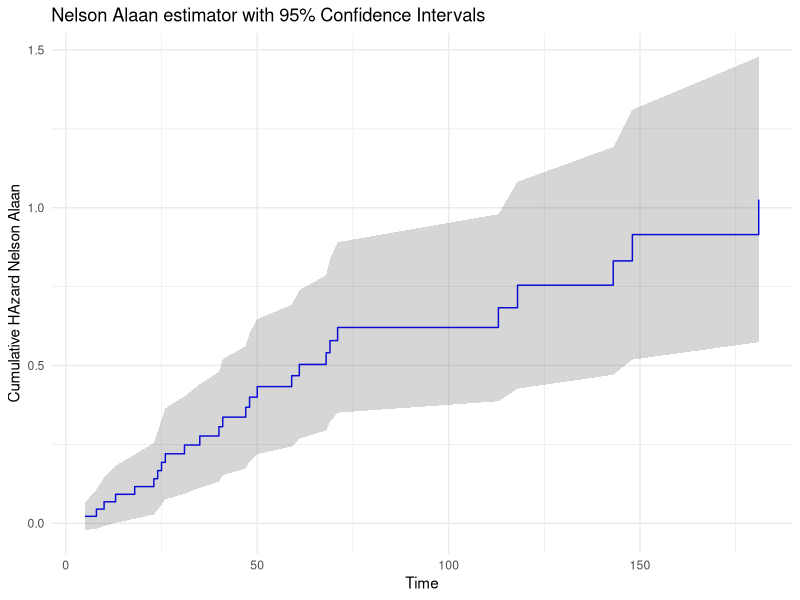
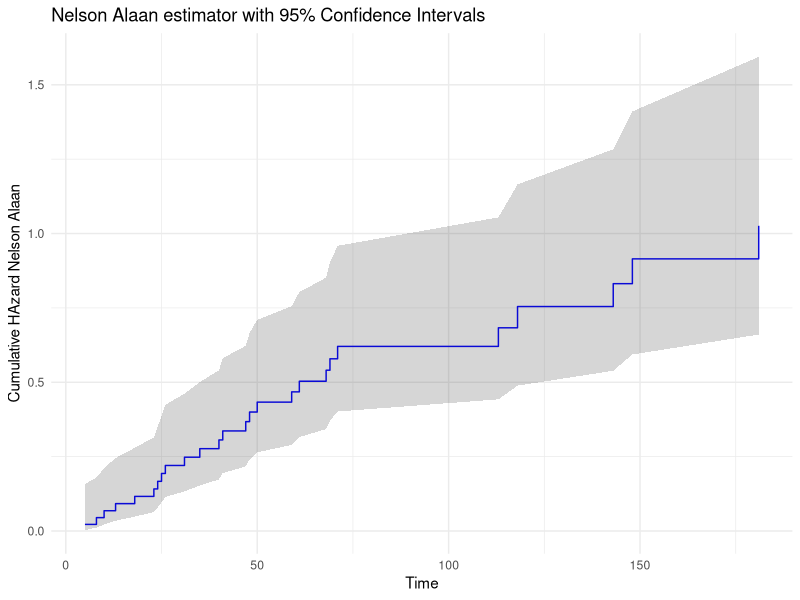
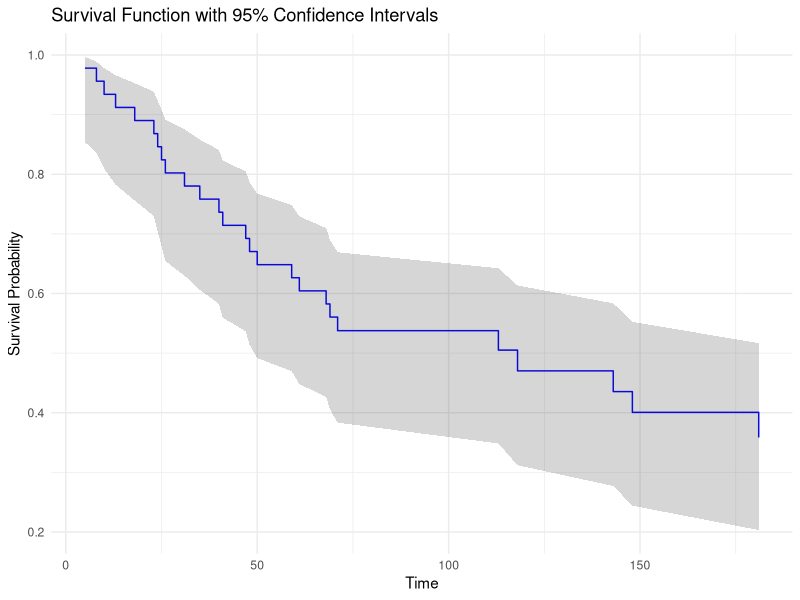

Source code (R) for these figures, in order:
## ---- chunk 1
knitr::opts_chunk$set(echo = TRUE)
## ---- chunk 2
library(dplyr)
library(survival)
library(kableExtra)
library(knitr)
library(ggplot2)

# Reading the data

data = read.table("Breast_cancer_Table_1_2_Collet.txt")

# Changing the column names

data = data %>% rename(
  id = V1,
  x = V2,
  delta = V3,
  z = V4
)

data %>% head()

data %>% psych::describe()

## ---- chunk 3


# sort data with x column with aescending order

data_sorted = data %>% arrange(x)

data_sorted

data_sorted$y = sapply(data_sorted$x,function(u){sum(data_sorted$x >= u)})

data_sorted$lambda = data_sorted$delta / data_sorted$y

data_sorted$cumulative_hazard = cumsum(data_sorted$lambda)

cumulative_hazard = data_sorted %>% 
  select(x,delta,y,lambda,cumulative_hazard) %>% 
  filter(delta ==1) %>% 
  select(cumulative_hazard)

ppl_at_risk = data_sorted %>% 
  select(x,delta,y,lambda,cumulative_hazard) %>% 
  filter(delta >=1) %>% select(x,y)

data2 = data.frame(time = ppl_at_risk$x, 
                    Y = ppl_at_risk$y,
                   Nelson_Alan_Cumaltive= cumulative_hazard)

data2
## ---- chunk 4

# Computing 95% confidence interval for the cumulative hazard assuming lambda(t) follows normal distribution


V_estimate = ((data_sorted$delta)/(data_sorted$y^2)) %>% cumsum()

CI_upper = data_sorted$cumulative_hazard + qnorm(0.975)*sqrt(V_estimate)

CI_lower = data_sorted$cumulative_hazard - qnorm(0.975)*sqrt(V_estimate)

result_1_b = data_sorted %>% mutate(CI_upper = CI_upper, CI_lower = CI_lower)%>% 
  filter(delta>=1) %>% 
  select(x,cumulative_hazard,CI_upper,CI_lower) %>% 
  round(.,6)

result_1_b

ggplot(result_1_b, aes(x = x)) +
  geom_step(aes(y = cumulative_hazard), direction = "hv", col = "blue") +
  geom_ribbon(aes(ymin = CI_lower, ymax = CI_upper), alpha = 0.2) +
  labs(x = "Time", y = "Cumulative HAzard Nelson Alaan") +
  ggtitle("Nelson Alaan estimator with 95% Confidence Intervals") +
  theme_minimal()



## ---- chunk 5


# Computing 95% confidence interval for the cumulative hazard assuming 
# log(lambda(t)) follows normal distribution

# Computing using delta mathod

V_estimate = ((data_sorted$delta)/(data_sorted$y^2)) %>% cumsum()

V_estimate = V_estimate / (data_sorted$cumulative_hazard^2)

CI_upper = data_sorted$cumulative_hazard * exp(qnorm(0.975)*sqrt(V_estimate))

CI_lower = data_sorted$cumulative_hazard * exp(-qnorm(0.975)*sqrt(V_estimate))

result_1_c = data_sorted %>% 
  mutate(CI_upper = CI_upper, CI_lower = CI_lower)%>% 
  filter(delta>=1) %>% 
  select(x,cumulative_hazard,CI_upper,CI_lower) %>% 
  round(.,6)

result_1_c

ggplot(result_1_c, aes(x = x)) +
  geom_step(aes(y = cumulative_hazard), direction = "hv", col = "blue") +
  geom_ribbon(aes(ymin = CI_lower, ymax = CI_upper), alpha = 0.2) +
  labs(x = "Time", y = "Cumulative HAzard Nelson Alaan") +
  ggtitle("Nelson Alaan estimator with 95% Confidence Intervals") +
  theme_minimal()


## ---- chunk 6

V_estimate_temp = ((data_sorted$delta)/(data_sorted$y^2)) %>% cumsum()

V_estimate = V_estimate_temp / (data_sorted$cumulative_hazard^2)

S_estimate = exp(-data_sorted$cumulative_hazard)

CI_lower = exp(-data_sorted$cumulative_hazard * exp(qnorm(0.975)*sqrt(V_estimate))) 

CI_upper = exp(-data_sorted$cumulative_hazard * exp(-qnorm(0.975)*sqrt(V_estimate))) 

result_1_d = data_sorted %>% 
  mutate(CI_upper = CI_upper, CI_lower = CI_lower,S_estimate=S_estimate)%>% 
  filter(delta>=1) %>% 
  select(x,CI_upper,S_estimate,CI_lower) %>%
  round(.,6)

result_1_d

# plotting the survival function and its confidence interval from result_1_d as step function

ggplot(result_1_d, aes(x = x)) +
  geom_step(aes(y = S_estimate), direction = "hv", col = "blue") +
  geom_ribbon(aes(ymin = CI_lower, ymax = CI_upper), alpha = 0.2) +
  labs(x = "Time", y = "Survival Probability") +
  ggtitle("Survival Function with 95% Confidence Intervals") +
  theme_minimal()


## ---- chunk 7

print("quartiles of 0.25,0.5 of survival estimations are")

c(min(result_1_d$x[which(result_1_d$S_estimate <= (1-0.25))]),
min(result_1_d$x[which(result_1_d$S_estimate <= 0.5)]))
